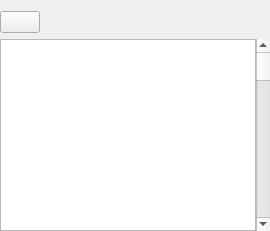
         <widget class="QWidget" name="tab_2">
          <layout class="QVBoxLayout" name="verticalLayout_5">
           <property name="leftMargin">
            <number>0</number>
           </property>
           <property name="rightMargin">
            <number>0</number>
           </property>
           <property name="bottomMargin">
            <number>0</number>
           </property>
           <item>
            <layout class="QHBoxLayout" name="addrsToolbar">
             <item>
              <widget class="QPushButton" name="cmdAddrsBack">
               <property name="text">
                <string />
               </property>
               <property name="icon">
                <iconset theme="go-previous">
                 <normaloff>../../../../../../../../../../../../../../../../../../../../../../../../../../../../../../../../../../../../../../../../../../../../../../../../../../../../../../../../../../../../../../../../../../../../../../../../../../.designer/backup</normaloff>../../../../../../../../../../../../../../../../../../../../../../../../../../../../../../../../../../../../../../../../../../../../../../../../../../../../../../../../../../../../../../../../../../../../../../../../../../.designer/backup</iconset>
               </property>
              </widget>
             </item>
             <item>
              <widget class="QLabel" name="addrsLabel">
               <property name="sizePolicy">
                <sizepolicy hsizetype="Expanding" vsizetype="Preferred">
                 <horstretch>0</horstretch>
                 <verstretch>0</verstretch>
                </sizepolicy>
               </property>
               <property name="text">
                <string />
               </property>
               <property name="textInteractionFlags">
                <set>Qt::TextInteractionFlag::LinksAccessibleByMouse|Qt::TextInteractionFlag::TextSelectableByKeyboard|Qt::TextInteractionFlag::TextSelectableByMouse</set>
               </property>
              </widget>
             </item>
            </layout>
           </item>
           <item>
            <layout class="QHBoxLayout" name="horizontalLayout_13">
             <property name="spacing">
              <number>0</number>
             </property>
             <item>
              <widget class="GenericTableView" name="addrTable">
               <property name="autoScroll">
                <bool>false</bool>
               </property>
               <property name="selectionBehavior">
                <enum>QAbstractItemView::SelectionBehavior::SelectRows</enum>
               </property>
               <property name="horizontalScrollMode">
                <enum>QAbstractItemView::ScrollMode::ScrollPerPixel</enum>
               </property>
               <property name="showGrid">
                <bool>false</bool>
               </property>
               <property name="sortingEnabled">
                <bool>false</bool>
               </property>
               <property name="cornerButtonEnabled">
                <bool>false</bool>
               </property>
               <attribute name="horizontalHeaderStretchLastSection">
                <bool>true</bool>
               </attribute>
               <attribute name="verticalHeaderStretchLastSection">
                <bool>false</bool>
               </attribute>
              </widget>
             </item>
             <item>
              <widget class="QScrollBar" name="addrsScrollBar">
               <property name="maximum">
                <number>50</number>
               </property>
               <property name="orientation">
                <enum>Qt::Vertical</enum>
               </property>
              </widget>
             </item>
            </layout>
           </item>
          </layout>
         </widget>
